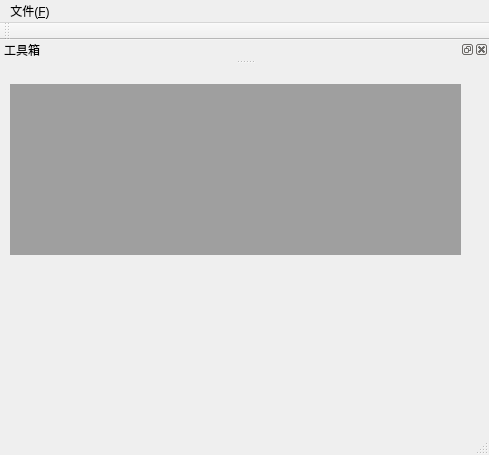
<?xml version="1.0" encoding="UTF-8"?>
<ui version="4.0">
 <class>MainWindow</class>
 <widget class="QMainWindow" name="MainWindow">
  <property name="geometry">
   <rect>
    <x>0</x>
    <y>0</y>
    <width>489</width>
    <height>455</height>
   </rect>
  </property>
  <property name="windowTitle">
   <string>MainWindow</string>
  </property>
  <widget class="QWidget" name="centralwidget">
   <widget class="QMdiArea" name="mdiArea">
    <property name="geometry">
     <rect>
      <x>10</x>
      <y>19</y>
      <width>451</width>
      <height>171</height>
     </rect>
    </property>
   </widget>
  </widget>
  <widget class="QMenuBar" name="menubar">
   <property name="geometry">
    <rect>
     <x>0</x>
     <y>0</y>
     <width>489</width>
     <height>18</height>
    </rect>
   </property>
   <widget class="QMenu" name="menu">
    <property name="title">
     <string>文件(&amp;F)</string>
    </property>
    <addaction name="actionNew_N"/>
    <addaction name="actionshowDock_D"/>
   </widget>
   <addaction name="menu"/>
  </widget>
  <widget class="QStatusBar" name="statusbar"/>
  <widget class="QDockWidget" name="dockWidget">
   <property name="windowTitle">
    <string>工具箱</string>
   </property>
   <attribute name="dockWidgetArea">
    <number>4</number>
   </attribute>
   <widget class="QWidget" name="dockWidgetContents">
    <widget class="QWidget" name="verticalLayoutWidget">
     <property name="geometry">
      <rect>
       <x>70</x>
       <y>50</y>
       <width>161</width>
       <height>101</height>
      </rect>
     </property>
     <layout class="QVBoxLayout" name="verticalLayout_2">
      <item>
       <widget class="QTextEdit" name="textEdit"/>
      </item>
     </layout>
    </widget>
   </widget>
  </widget>
  <widget class="QToolBar" name="toolBar">
   <property name="windowTitle">
    <string>toolBar</string>
   </property>
   <attribute name="toolBarArea">
    <enum>TopToolBarArea</enum>
   </attribute>
   <attribute name="toolBarBreak">
    <bool>false</bool>
   </attribute>
  </widget>
  <action name="actionNew_N">
   <property name="icon">
    <iconset resource="res.qrc">
     <normaloff>:/res/jianchi.ico</normaloff>:/res/jianchi.ico</iconset>
   </property>
   <property name="text">
    <string>新建文件(&amp;N)</string>
   </property>
  </action>
  <action name="actionshowDock_D">
   <property name="icon">
    <iconset resource="res.qrc">
     <normaloff>:/res/jianchi.ico</normaloff>:/res/jianchi.ico</iconset>
   </property>
   <property name="text">
    <string>展示菜单(&amp;D)</string>
   </property>
  </action>
 </widget>
 <resources>
  <include location="res.qrc"/>
 </resources>
 <connections/>
</ui>
